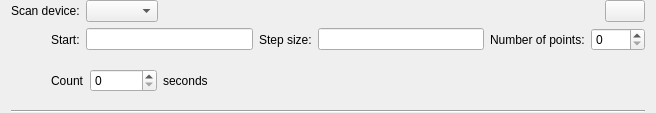
<?xml version="1.0" encoding="UTF-8"?>
<ui version="4.0">
 <class>Form</class>
 <widget class="QWidget" name="Form">
  <property name="geometry">
   <rect>
    <x>0</x>
    <y>0</y>
    <width>656</width>
    <height>113</height>
   </rect>
  </property>
  <property name="windowTitle">
   <string>Form</string>
  </property>
  <layout class="QVBoxLayout" name="verticalLayout">
   <property name="topMargin">
    <number>0</number>
   </property>
   <property name="bottomMargin">
    <number>0</number>
   </property>
   <item>
    <layout class="QHBoxLayout" name="horizontalLayout">
     <item>
      <widget class="QLabel" name="label">
       <property name="text">
        <string>Scan device:</string>
       </property>
      </widget>
     </item>
     <item>
      <widget class="QComboBox" name="device"/>
     </item>
     <item>
      <spacer name="horizontalSpacer">
       <property name="orientation">
        <enum>Qt::Horizontal</enum>
       </property>
       <property name="sizeHint" stdset="0">
        <size>
         <width>40</width>
         <height>20</height>
        </size>
       </property>
      </spacer>
     </item>
     <item>
      <widget class="QPushButton" name="delBtn">
       <property name="sizePolicy">
        <sizepolicy hsizetype="Minimum" vsizetype="Fixed">
         <horstretch>0</horstretch>
         <verstretch>0</verstretch>
        </sizepolicy>
       </property>
       <property name="text">
        <string/>
       </property>
       <property name="icon">
        <iconset resource="../../../../../../resources/nicos-gui.qrc">
         <normaloff>:/remove</normaloff>:/remove</iconset>
       </property>
      </widget>
     </item>
    </layout>
   </item>
   <item>
    <layout class="QHBoxLayout" name="horizontalLayout_2">
     <item>
      <spacer name="horizontalSpacer_2">
       <property name="orientation">
        <enum>Qt::Horizontal</enum>
       </property>
       <property name="sizeType">
        <enum>QSizePolicy::Fixed</enum>
       </property>
       <property name="sizeHint" stdset="0">
        <size>
         <width>40</width>
         <height>20</height>
        </size>
       </property>
      </spacer>
     </item>
     <item>
      <widget class="QLabel" name="label_2">
       <property name="text">
        <string>Start:</string>
       </property>
      </widget>
     </item>
     <item>
      <widget class="QLineEdit" name="start"/>
     </item>
     <item>
      <widget class="QLabel" name="label_3">
       <property name="text">
        <string>Step size:</string>
       </property>
      </widget>
     </item>
     <item>
      <widget class="QLineEdit" name="step"/>
     </item>
     <item>
      <widget class="QLabel" name="label_4">
       <property name="text">
        <string>Number of points:</string>
       </property>
      </widget>
     </item>
     <item>
      <widget class="QSpinBox" name="numpoints">
       <property name="maximum">
        <number>1000</number>
       </property>
      </widget>
     </item>
    </layout>
   </item>
   <item>
    <layout class="QHBoxLayout" name="horizontalLayout_3">
     <item>
      <spacer name="horizontalSpacer_4">
       <property name="orientation">
        <enum>Qt::Horizontal</enum>
       </property>
       <property name="sizeType">
        <enum>QSizePolicy::Fixed</enum>
       </property>
       <property name="sizeHint" stdset="0">
        <size>
         <width>40</width>
         <height>20</height>
        </size>
       </property>
      </spacer>
     </item>
     <item>
      <widget class="QLabel" name="label_5">
       <property name="text">
        <string>Count</string>
       </property>
      </widget>
     </item>
     <item>
      <widget class="QSpinBox" name="seconds">
       <property name="maximum">
        <number>1000000</number>
       </property>
      </widget>
     </item>
     <item>
      <widget class="QLabel" name="label_6">
       <property name="text">
        <string>seconds</string>
       </property>
      </widget>
     </item>
     <item>
      <spacer name="horizontalSpacer_3">
       <property name="orientation">
        <enum>Qt::Horizontal</enum>
       </property>
       <property name="sizeHint" stdset="0">
        <size>
         <width>40</width>
         <height>20</height>
        </size>
       </property>
      </spacer>
     </item>
    </layout>
   </item>
   <item>
    <widget class="Line" name="line">
     <property name="orientation">
      <enum>Qt::Horizontal</enum>
     </property>
    </widget>
   </item>
  </layout>
 </widget>
 <tabstops>
  <tabstop>device</tabstop>
  <tabstop>start</tabstop>
  <tabstop>step</tabstop>
  <tabstop>numpoints</tabstop>
  <tabstop>seconds</tabstop>
  <tabstop>delBtn</tabstop>
 </tabstops>
 <resources>
  <include location="../../../../../../resources/nicos-gui.qrc"/>
 </resources>
 <connections/>
</ui>
